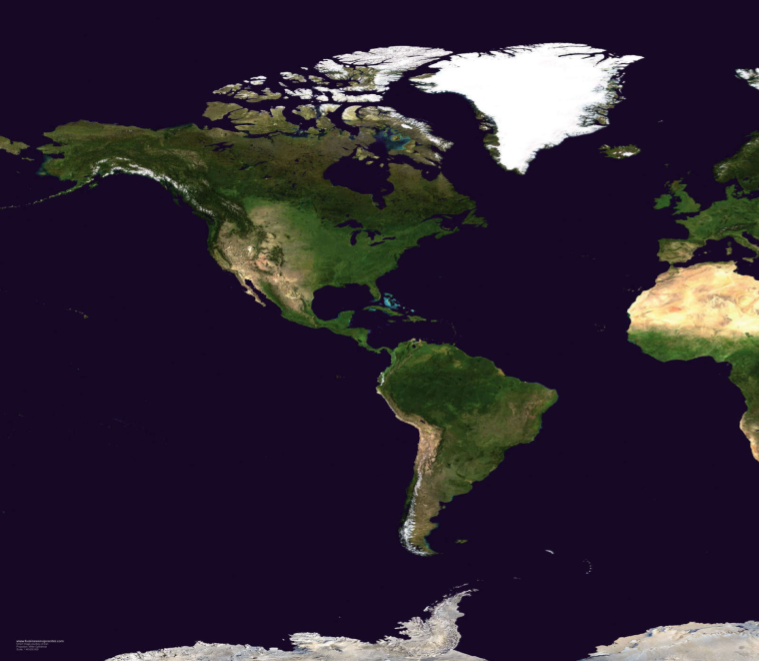
#> input picture core/image_assets/earthView1.png, 759 x 661 px, found by its file name
$ python image_warp.py
#> lines starting #> are read from the running program, lines starting #| are printed output that depends on the picture
import numpy as np
from PIL import Image, ImageFilter
import random
import math
import os

# just for more easily naming the images to have a lot of test images
def count_files_in_folder():
    # Get the current directory where the script is located
    current_directory = os.path.dirname(os.path.realpath(__file__))

    # Count the number of files in the directory
    file_count = len([name for name in os.listdir(current_directory) if os.path.isfile(os.path.join(current_directory, name))])

    return file_count

# I thought it could be useful, but now I'm not so sure
def create_proxy(image_path, scale_down_factor):
#> called with image_path = 'core\\image_assets\\earthView1.png', scale_down_factor = 1.01
    image = Image.open(image_path)
#> image is the input picture: PIL image 759x661 RGBA; mean R, G, B, A 45.5, 35.2, 50.7, 255
    width, height = image.size
#> width = 759; height = 661

    # Ensure image is a square
    size = max(width, height)
#> size = 759
    image = image.resize((size, size), Image.LANCZOS)
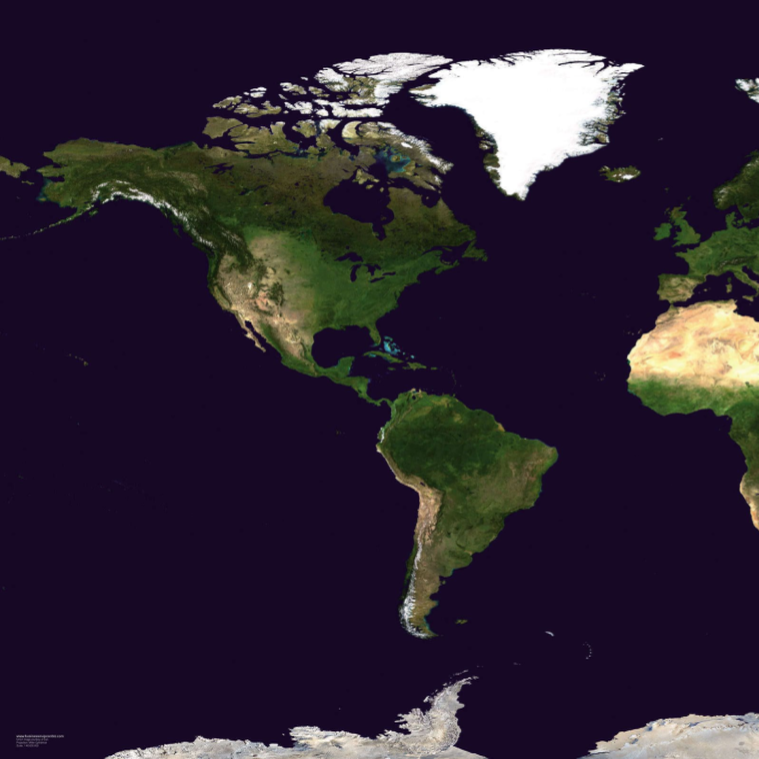
#> image: PIL image 759x759 RGBA; mean R, G, B, A 45.5, 35.2, 50.7, 255

    # Create a blurred version of the image
    blurred_image = image.filter(ImageFilter.GaussianBlur(radius=5))
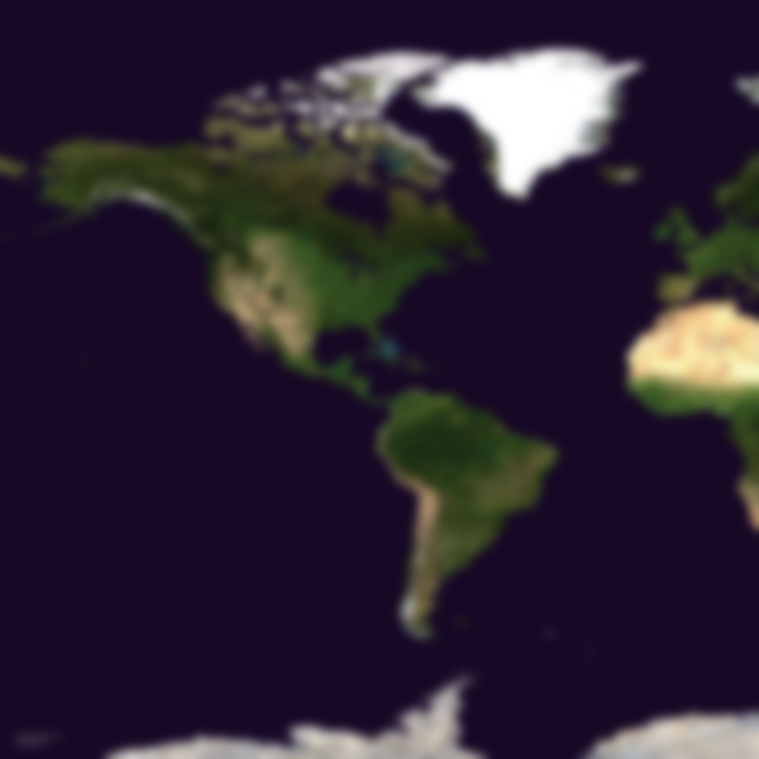
#> blurred_image: PIL image 759x759 RGBA; mean R, G, B, A 45.5, 35.2, 50.7, 255

    # Create a scaled down version of the image
    scaled_size = int(size / scale_down_factor)
#> scaled_size = 751
    scaled_down_image = image.resize((scaled_size, scaled_size), Image.LANCZOS)

    # Create a new image with the blurred background
    combined_image = blurred_image.copy()
    # Calculate position to place the scaled down image (centered)
    top_left_x = (size - scaled_size) // 2
#> top_left_x = 4
    top_left_y = (size - scaled_size) // 2
#> top_left_y = 4
    combined_image.paste(scaled_down_image, (top_left_x, top_left_y))
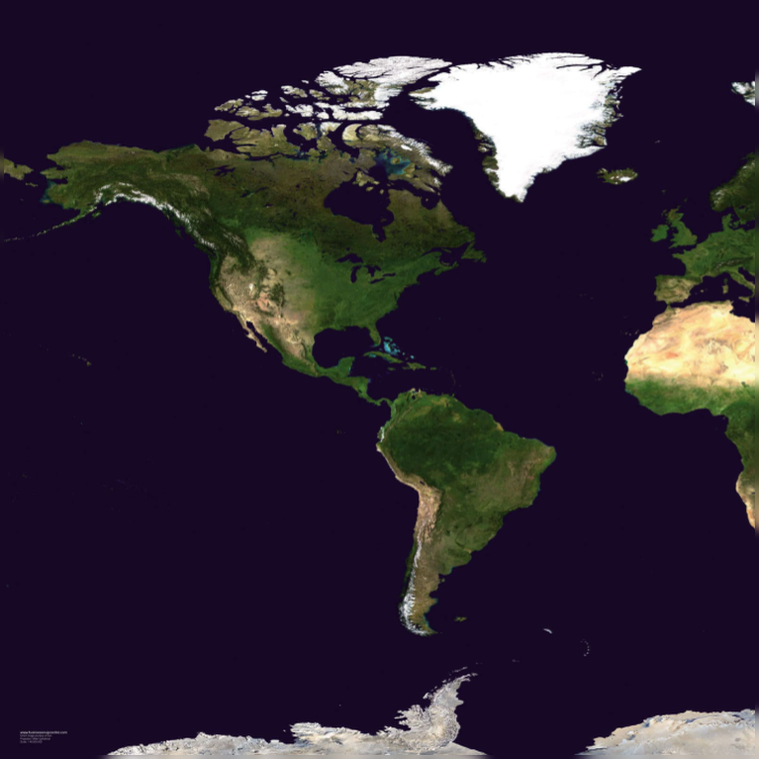
#> combined_image: PIL image 759x759 RGBA; mean R, G, B, A 45.9, 35.6, 51, 255

    return combined_image

# written by chat mostly, i have no idea what it does
def warp_image(image_path, bulge_factor=1.8, bulge_exponent=2, scale_down_factor=1.5):
    combined_image = create_proxy(image_path, scale_down_factor)
    img_array = np.array(combined_image)
    new_img_array = np.zeros_like(img_array)

    size = combined_image.size[0]
#> size = 759
    center_x, center_y = size / 2, size / 2
#> center_x = 379.5; center_y = 379.5

    # Process each pixel in the image
    for i in range(size):
        for j in range(size):
            norm_x = (i - center_x) / center_x
            norm_y = (j - center_y) / center_y
            r = math.sqrt(norm_x**2 + norm_y**2)

            if r <= 1.0:  # Only process pixels within the unit circle
                theta = math.atan2(norm_y, norm_x)
                # Adjust radius using a customizable bulge factor and exponent
                adjusted_r = r * (1 - bulge_factor * r**bulge_exponent)

                if adjusted_r < 0:
                    adjusted_r = 0  # Avoid negative radius values

                # Calculate new pixel positions based on adjusted radius
                proj_x = center_x + adjusted_r * math.cos(theta) * center_x
                proj_y = center_y + adjusted_r * math.sin(theta) * center_y

                # Ensure projected coordinates are within image bounds
                proj_x = min(max(int(proj_x), 0), size - 1)
                proj_y = min(max(int(proj_y), 0), size - 1)

                new_img_array[j, i] = img_array[proj_y, proj_x]
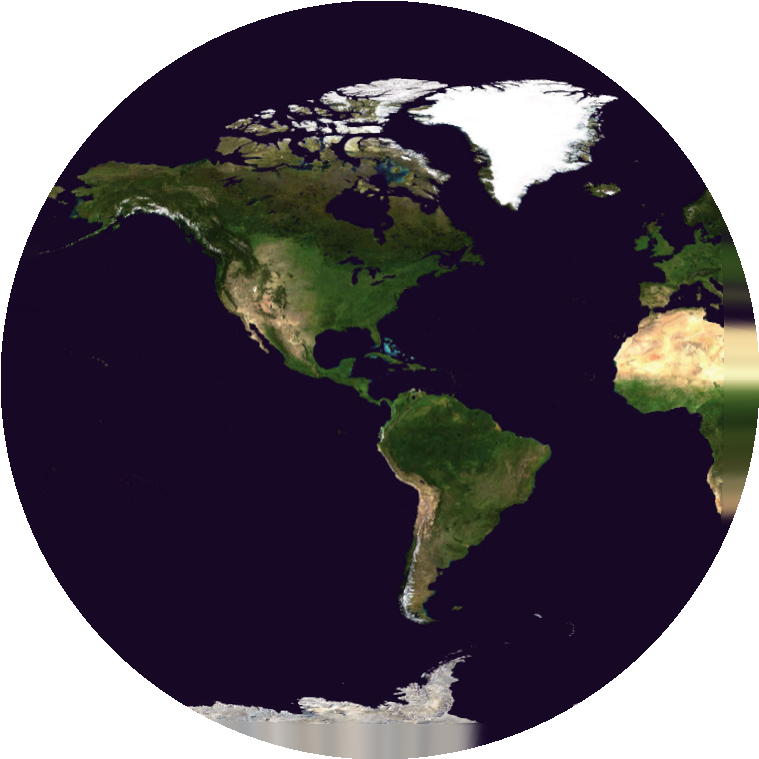
#> new_img_array: shape (759, 759, 4); mean R, G, B, A 37.3, 29.7, 40.3, 200.3; transparent parts drawn white

    warped_image = Image.fromarray(new_img_array)
    return warped_image

if __name__ == "__main__":
    # just place holder variable names, i kinda don't know what they do
    stretchFactor = 6.5
    bge = stretchFactor/4
    bf = (bge*stretchFactor) / 100

    image_pth = "core\image_assets\earthView1.png"

    # actual running the thing
    warped_image = warp_image(image_pth, bulge_factor=-bf, bulge_exponent=bge, scale_down_factor=1.01)
    imgName = "newGrid" + str(count_files_in_folder()) + ".png"
    warped_image.save(imgName)

$ run again, with core/image_assets/earthView2.png copied over core/image_assets/earthView1.png
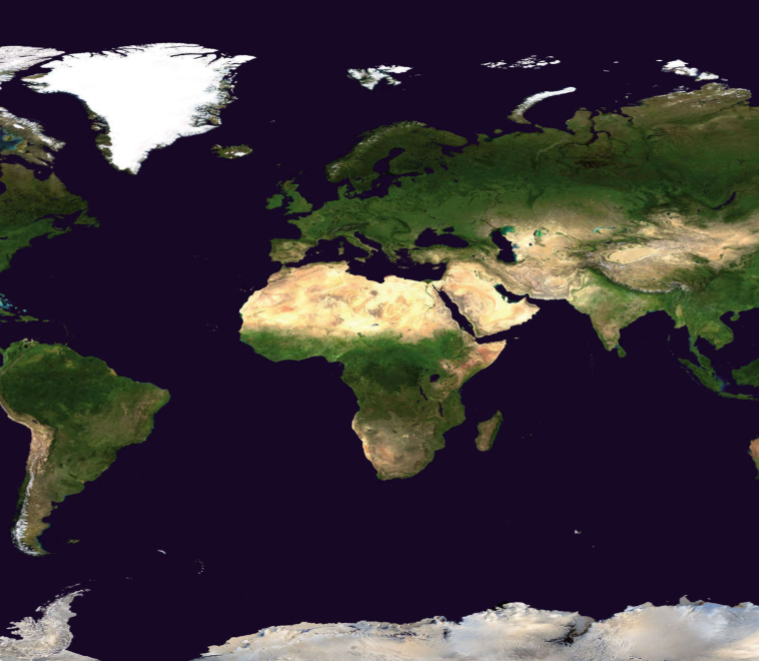
#> input picture core/image_assets/earthView2.png, 759 x 661 px, found by its file name
#> in create_proxy, image is the input picture: PIL image 759x661 RGBA; mean R, G, B, A 59.4, 51.1, 58.1, 255
#> image: PIL image 759x759 RGBA
#> in create_proxy, `combined_image.paste(scaled_down_image, (top_left_x, top_left_y))`:
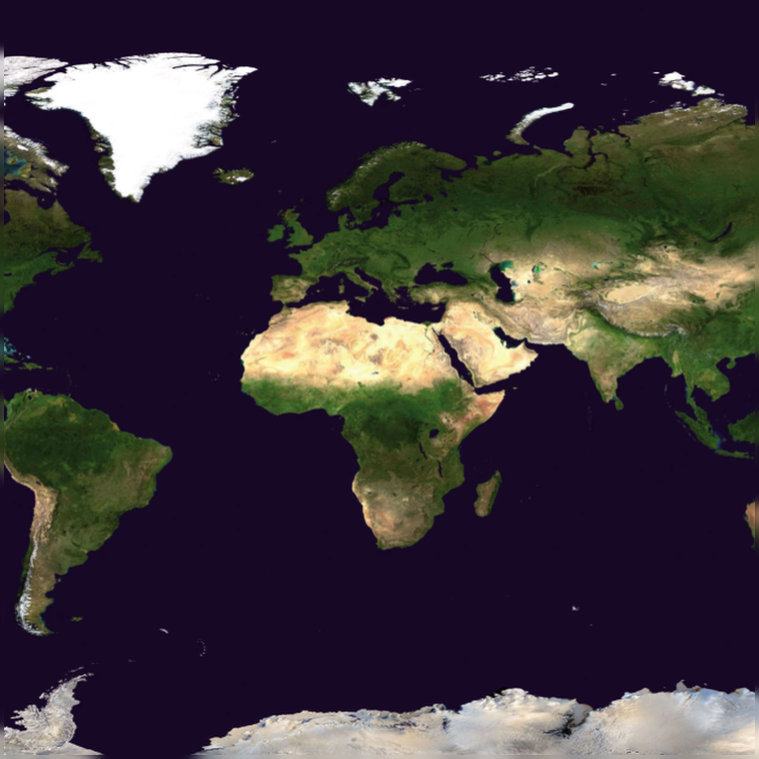
#> combined_image: PIL image 759x759 RGBA; mean R, G, B, A 59.6, 51.3, 58.4, 255
#> after the loop in warp_image, `for i in range(size):`:
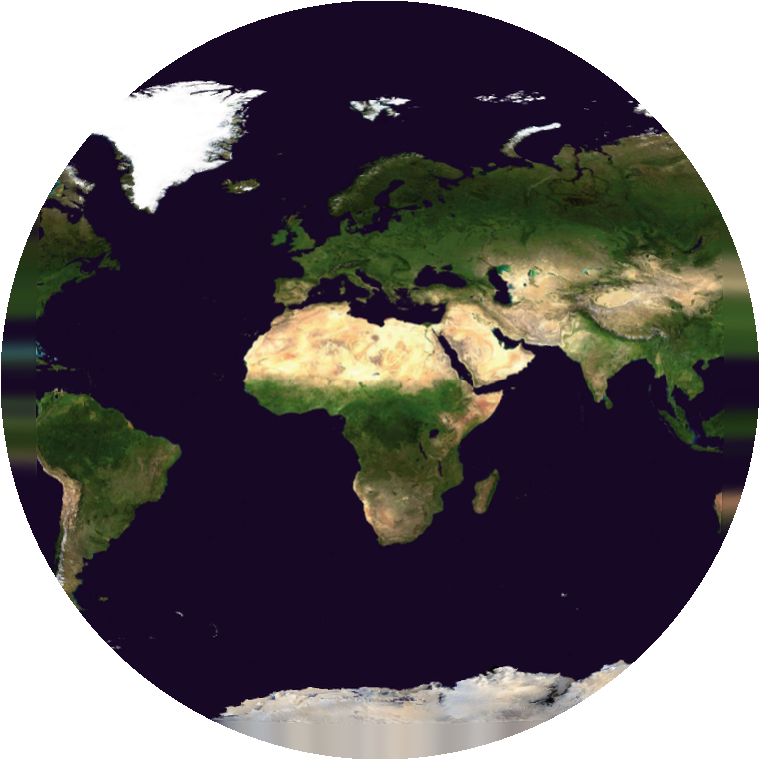
#> new_img_array: shape (759, 759, 4); mean R, G, B, A 46.6, 40.5, 44.4, 200.3; transparent parts drawn white
